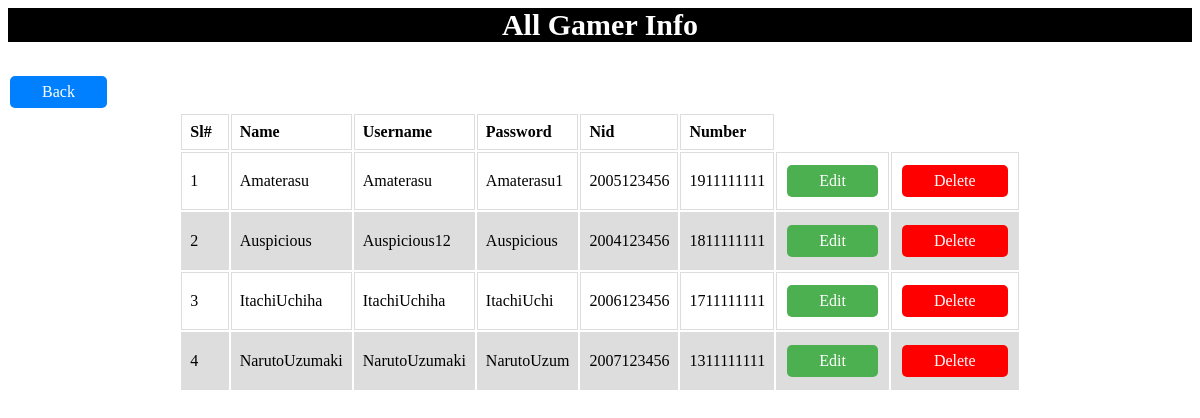
The page /Redwan_ProsGuideSessionFINAL/all_gamer.php on the database its author committed.
### tables this page shows
CREATE TABLE `gamer` (
  `id` int(5) NOT NULL,
  `name` varchar(50) NOT NULL,
  `username` varchar(50) NOT NULL,
  `password` varchar(10) NOT NULL,
  `nid` int(20) NOT NULL,
  `num` int(11) NOT NULL
);

### Redwan_ProsGuideSessionFINAL/db_connect.php (called while the page is built, shortened)
<?php
    $db_server="localhost";
	$db_user="root";
	$db_password="";
	$db_name="prosguide_service";
    function get($query)
    {
        global $db_server,$db_user,$db_password,$db_name, $conn;
        $conn = mysqli_connect($db_server,$db_user,$db_password,$db_name);
        $result = mysqli_query($conn,$query);
        $data = array();
        if(mysqli_num_rows($result) > 0)
        {
            while($row = mysqli_fetch_assoc($result))
            {
                $data[] = $row;
            }
        }
        return $data;
    }
?>

### Redwan_ProsGuideSessionFINAL/controllers/GamerController.php (called while the page is built, shortened)
<?php
	require_once "db_connect.php";
	function getAllGamers(){
		$query = "select * from gamer order by name asc";
		$rs = get($query);
		return $rs;
	}
?>

### Redwan_ProsGuideSessionFINAL/all_gamer.php (the view, shortened to what this page needs)
<?php
	include 'controllers/GamerController.php';
	$ownerr = getAllGamers();
?>
<html>
             <head>
			 <link rel="stylesheet" href="styles/login.css">
			 </head>
<body>
         <div>
			<h3 class="header">All Gamer Info </h3>
			</div>
			<div>
			<a  href="gamer.php" class ="red2">Back</a>
			</div>
<div align = "center">
	<table class="">
		<thead>
			<th>Sl# &nbsp </th>
			<th>Name &nbsp &nbsp   </th>
			<th>Username &nbsp &nbsp </th>
			<th>Password &nbsp &nbsp </th>
			<th>Nid &nbsp &nbsp </th>
			<th>Number</th>
		</thead>
		<tbody>
			<?php
				$i=1;
				foreach($ownerr as $o){
					$id = $o["id"];
					echo "<tr>";
						echo "<td>$i</td>";
						echo "<td>".$o["name"]. "</td>" ;
						echo "<td>".$o["username"]. "</td>";
						echo "<td>".$o["password"]. "</td>";
						echo "<td>".$o["nid"]. "</td>";
						echo "<td>".$o["num"]. "</td>";
						echo '<td><a href="edit_gamer.php?id='.$id.'" class="red"> Edit</a></td>';
						echo '<td><a href="delete_gamer.php?id='.$id.'"  class="red1">Delete</td>';
					echo "</tr>";
					$i++;
				}
			?>
		</tbody>
	</table>
</div>
</body>
</html>

### Redwan_ProsGuideSessionFINAL/styles/login.css (style rules this page uses)
.header { background-color:Black; color:white; text-align :center; font-size: 30px; }

### Redwan_ProsGuideSessionFINAL/all_gamer.php (style rules this page uses)
.red { background-color: #4CAF50; border: none; color: white; padding: 7px 32px; text-align: center; text-decoration: none; display: inline-block; font-size: 16px; margin: 4px 2px; cursor: pointer; border-radius: 5px; }
.red1 { background-color: #ff0000; border: none; color: white; padding: 7px 32px; text-align: center; text-decoration: none; display: inline-block; font-size: 16px; margin: 4px 2px; cursor: pointer; border-radius: 5px; }
.red2 { background-color: #0080ff; border: none; color: white; padding: 7px 32px; text-align: center; text-decoration: none; display: inline-block; font-size: 16px; margin: 4px 2px; cursor: pointer; border-radius: 5px; }
td, th { border: 1px solid #dddddd; text-align: left; padding: 8px; }
tr:nth-child(even) { background-color: #dddddd; }

### rows shown on the page
gamer: name "Amaterasu", username "Amaterasu", password "Amaterasu1", nid "2005123456", num "1911111111"
gamer: name "Auspicious", username "Auspicious12", password "Auspicious", nid "2004123456", num "1811111111"
gamer: name "ItachiUchiha", username "ItachiUchiha", password "ItachiUchi", nid "2006123456", num "1711111111"
gamer: name "NarutoUzumaki", username "NarutoUzumaki", password "NarutoUzum", nid "2007123456", num "1311111111"
